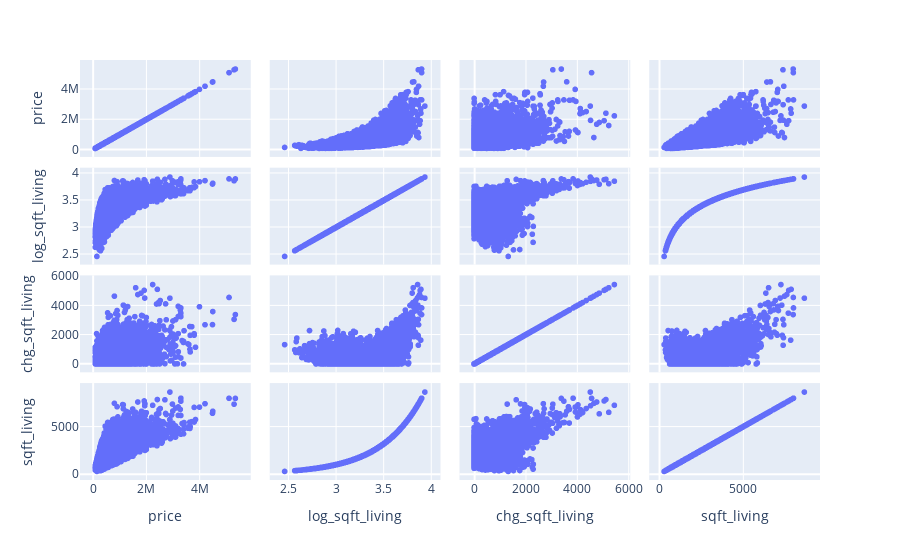

The cell this chart's notebook holds for it:
### Code cell
figura = px.scatter_matrix(data_frame=datos, 
                           dimensions=["price", "log_sqft_living", "chg_sqft_living", "sqft_living" ])
figura.show()

### Figure 1 — Plotly figure (JSON) as saved in the notebook; plotly's stock layout.template omitted (floating-point values rounded to 4 significant figures; data arrays with more than 128 entries replaced by an {"elided": "..."} marker saying what was removed)
{"data": [{"dimensions": [{"axis": {"matches": true}, "label": "price", "values": {"elided": "21605 int values"}}, {"axis": {"matches": true}, "label": "log_sqft_living", "values": {"elided": "21605 float values"}}, {"axis": {"matches": true}, "label": "chg_sqft_living", "values": {"elided": "21605 int values"}}, {"axis": {"matches": true}, "label": "sqft_living", "values": {"elided": "21605 int values"}}], "hovertemplate": "%{xaxis.title.text}=%{x}<br>%{yaxis.title.text}=%{y}<extra></extra>", "legendgroup": "", "marker": {"color": "#636efa", "symbol": "circle"}, "name": "", "showlegend": false, "type": "splom"}], "layout": {"dragmode": "select", "legend": {"tracegroupgap": 0}, "margin": {"t": 60}}}
